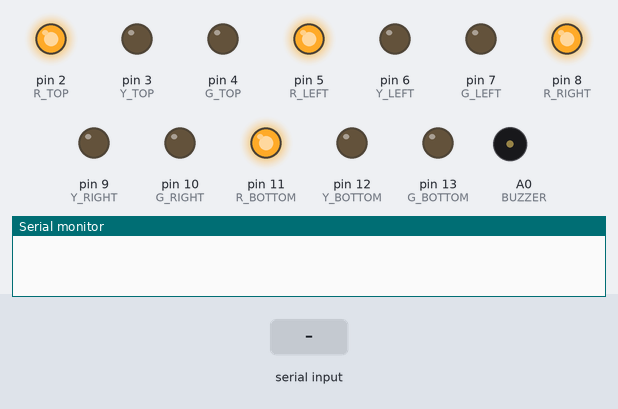
The sketch below on a simulated Arduino Uno, built with avr-gcc and run on an emulated ATmega328P. On the bench: output pins drawn as LEDs (lit = HIGH), buzzer (waves = sounding, pin HIGH), the last lines printed to the serial monitor. The inputs (shaded band) are chosen by the test bench.

Above: at 1.2 s.
1.3 s: "GREEN_TOP\n" received over Serial
At 1.9 s:
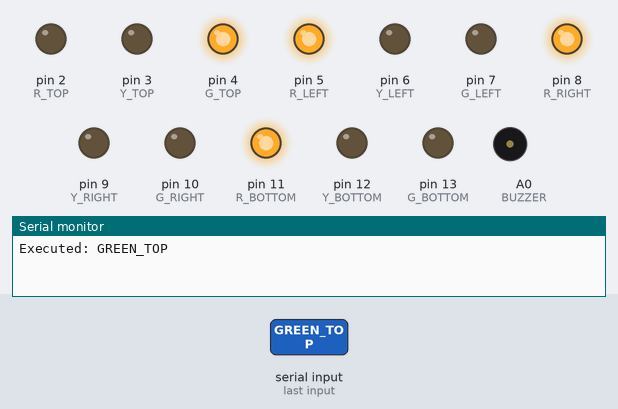
2.8 s: "GREEN_BOTTOM\n" received over Serial
At 3.2 s:
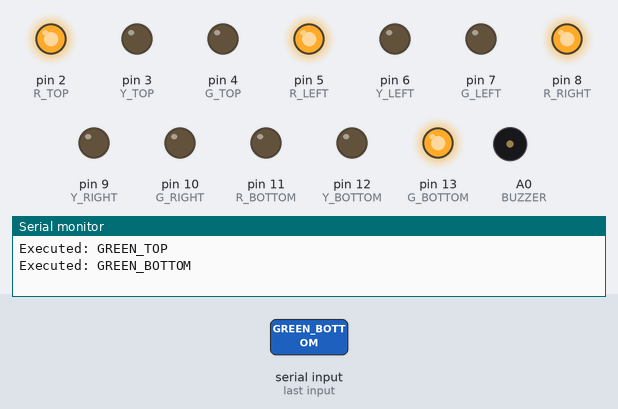
4.3 s: "GREEN_LEFT\n" received over Serial
At 5.4 s:
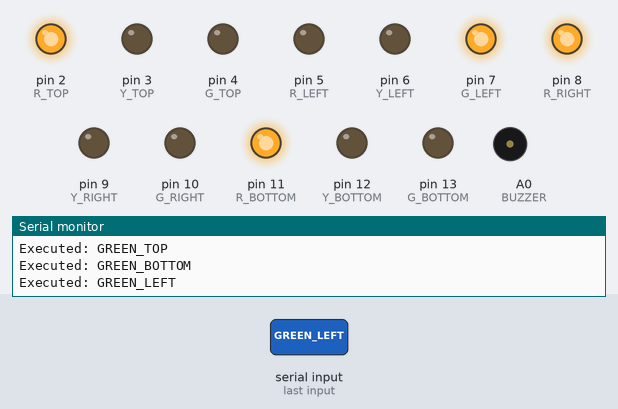
5.8 s: "GREEN_RIGHT\n" received over Serial
At 6.6 s:
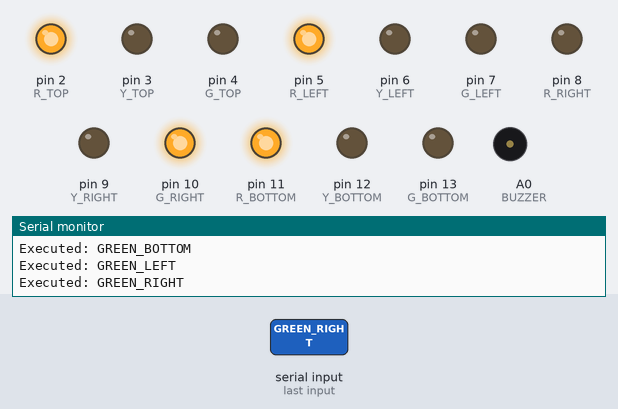
7.3 s: "BUZZER_ON\n" received over Serial
At 7.7 s:
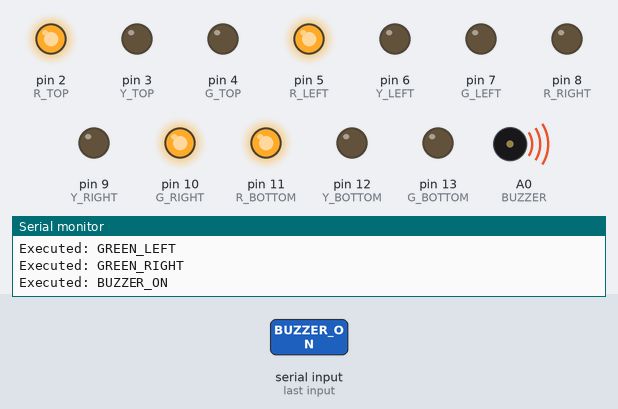
8.8 s: "ALL_RED\n" received over Serial
At 10.0 s:
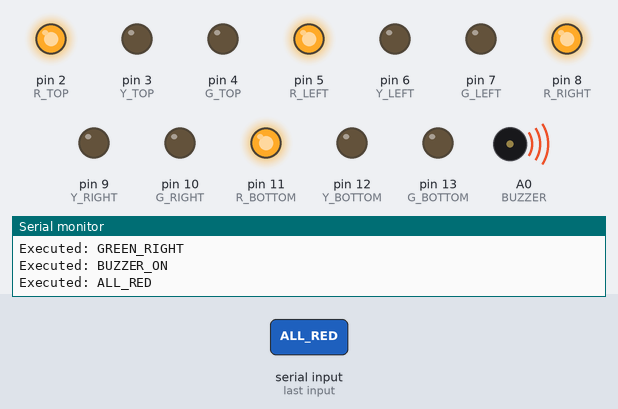
Timing chart, 0 to 11.3 s (numbered marks = the images above; inputs shaded):
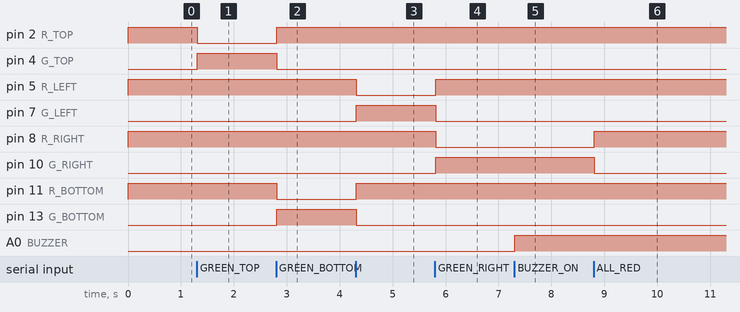

The sketch:

EDI1st.ino
```cpp
// ---------------- PIN SETUP ----------------
int BUZZER = A0;

int R_TOP = 2;
int Y_TOP = 3;
int G_TOP = 4;

int R_LEFT = 5;
int Y_LEFT = 6;
int G_LEFT = 7;

int R_RIGHT = 8;
int Y_RIGHT = 9;
int G_RIGHT = 10;

int R_BOTTOM = 11;
int Y_BOTTOM = 12;
int G_BOTTOM = 13;

void setup() {
  Serial.begin(9600);

  pinMode(BUZZER, OUTPUT);
  digitalWrite(BUZZER, LOW);

  pinMode(R_TOP, OUTPUT);
  pinMode(Y_TOP, OUTPUT);
  pinMode(G_TOP, OUTPUT);

  pinMode(R_LEFT, OUTPUT);
  pinMode(Y_LEFT, OUTPUT);
  pinMode(G_LEFT, OUTPUT);

  pinMode(R_RIGHT, OUTPUT);
  pinMode(Y_RIGHT, OUTPUT);
  pinMode(G_RIGHT, OUTPUT);

  pinMode(R_BOTTOM, OUTPUT);
  pinMode(Y_BOTTOM, OUTPUT);
  pinMode(G_BOTTOM, OUTPUT);

  allRed();   // Start with all RED
}

// ---------------- BUZZER ----------------
void buzzerOn() {
  digitalWrite(BUZZER, HIGH);
}

void buzzerOff() {
  digitalWrite(BUZZER, LOW);
}

// ---------------- LIGHT CONTROL ----------------
void allRed() {
  digitalWrite(R_TOP, HIGH);
  digitalWrite(Y_TOP, LOW);
  digitalWrite(G_TOP, LOW);

  digitalWrite(R_LEFT, HIGH);
  digitalWrite(Y_LEFT, LOW);
  digitalWrite(G_LEFT, LOW);

  digitalWrite(R_RIGHT, HIGH);
  digitalWrite(Y_RIGHT, LOW);
  digitalWrite(G_RIGHT, LOW);

  digitalWrite(R_BOTTOM, HIGH);
  digitalWrite(Y_BOTTOM, LOW);
  digitalWrite(G_BOTTOM, LOW);
}

void greenTop() {
  allRed();
  digitalWrite(G_TOP, HIGH);
  digitalWrite(R_TOP, LOW);
}

void greenBottom() {
  allRed();
  digitalWrite(G_BOTTOM, HIGH);
  digitalWrite(R_BOTTOM, LOW);
}

void greenLeft() {
  allRed();
  digitalWrite(G_LEFT, HIGH);
  digitalWrite(R_LEFT, LOW);
}
void greenRight() {
  allRed();
  digitalWrite(G_RIGHT, HIGH);
  digitalWrite(R_RIGHT, LOW);
}
// ---------------- MAIN LOOP ----------------
void loop() {
  if (Serial.available()) {
    String cmd = Serial.readStringUntil('\n');
    cmd.trim();
    if (cmd == "GREEN_TOP")       greenTop();
    else if (cmd == "GREEN_BOTTOM") greenBottom();
    else if (cmd == "GREEN_LEFT") greenLeft();
    else if (cmd == "GREEN_RIGHT") greenRight();
    else if (cmd == "ALL_RED")    allRed();
    else if (cmd == "BUZZER_ON")  buzzerOn();
    else if (cmd == "BUZZER_OFF") buzzerOff();

    Serial.print("Executed: ");
    Serial.println(cmd);
  }
}
```

Measured:
- after the input at 1.3 s, pin 2 (R_TOP): HIGH → LOW at once; pin 4 (G_TOP): LOW → HIGH at once
- after the input at 2.8 s, pin 2 (R_TOP), pin 13 (G_BOTTOM): LOW → HIGH at once; pin 4 (G_TOP), pin 11 (R_BOTTOM): HIGH → LOW at once
- after the input at 4.3 s, pin 5 (R_LEFT), pin 13 (G_BOTTOM): HIGH → LOW at once; pin 7 (G_LEFT), pin 11 (R_BOTTOM): LOW → HIGH at once
- after the input at 5.8 s, pin 5 (R_LEFT), pin 10 (G_RIGHT): LOW → HIGH at once; pin 7 (G_LEFT), pin 8 (R_RIGHT): HIGH → LOW at once
- after the input at 7.3 s, A0 (BUZZER): LOW → HIGH at once
- after the input at 8.8 s, pin 8 (R_RIGHT): LOW → HIGH at once; pin 10 (G_RIGHT): HIGH → LOW at once
